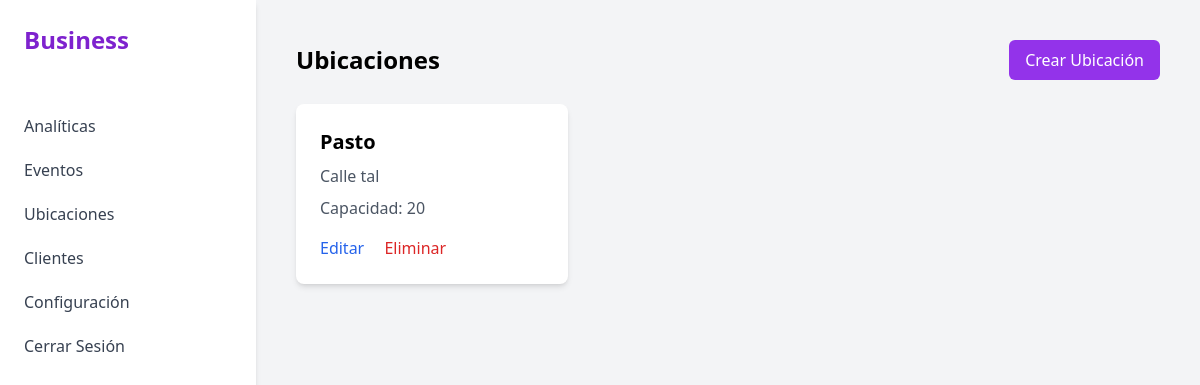
Page /events/locations/ (signed in) on the earlier database version.
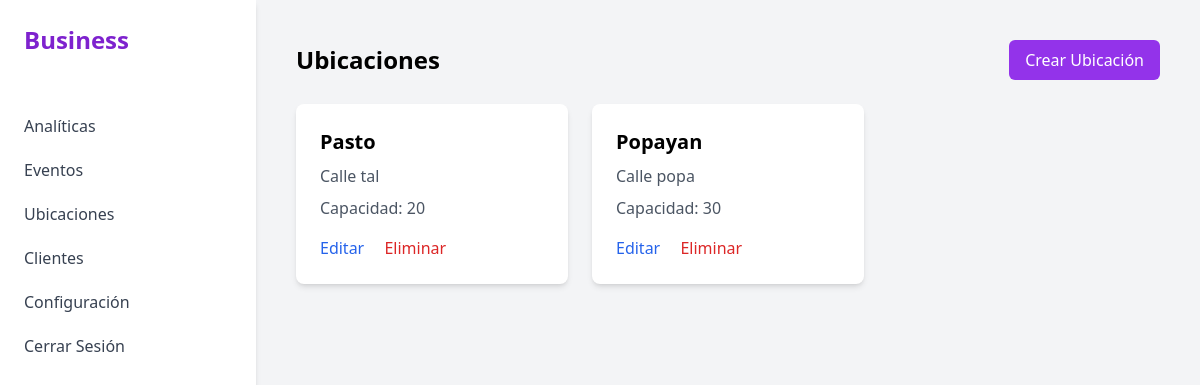
Same page on the later database version.
### events/models.py (models this page shows, shortened)
class Location(models.Model):
    name = models.CharField(max_length=100)
    address = models.CharField(max_length=200)
    capacity = models.PositiveIntegerField()

### events/views.py (the view)
# urls.py: path('locations/', LocationListView.as_view(), name='location-list'),
class LocationListView(LoginRequiredMixin, OrganizerRequiredMixin, ListView):
    model = Location
    template_name = 'events/location_list.html'
    context_object_name = 'locations'

### events/views.py (called while the page is built)
    def test_func(self):
        return self.request.user.userprofile.role == 'organizer'

### templates/events/location_list.html (shortened to what this page needs)
{% extends 'base.html' %}
{% block content %}
<div class="flex justify-between items-center mb-6">
    <h1 class="text-2xl font-bold">Ubicaciones</h1>
    <a href="{% url 'events:location-create' %}" class="px-4 py-2 font-medium text-white bg-purple-600 rounded-md hover:bg-purple-700">Crear Ubicación</a>
</div>
<div class="grid grid-cols-1 gap-6 md:grid-cols-2 lg:grid-cols-3">
    {% for location in locations %}
        <div class="p-6 bg-white rounded-lg shadow-md">
            <h2 class="text-xl font-bold">{{ location.name }}</h2>
            <p class="mt-2 text-gray-600">{{ location.address }}</p>
            <p class="mt-2 text-gray-600">Capacidad: {{ location.capacity }}</p>
            <div class="mt-4">
                <a href="{% url 'events:location-update' location.pk %}" class="font-medium text-blue-600 hover:text-blue-500">Editar</a>
                <a href="{% url 'events:location-delete' location.pk %}" class="ml-4 font-medium text-red-600 hover:text-red-500">Eliminar</a>
            </div>
        </div>
    {% empty %}
        <p>No hay ubicaciones disponibles.</p>
    {% endfor %}
</div>
{% endblock %}

Differences in the rows shown:
added Location: name "Popayan", address "Calle popa", capacity "30"
